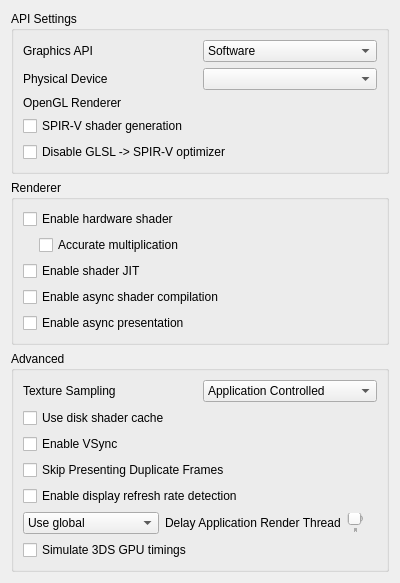
<?xml version="1.0" encoding="UTF-8"?>
<ui version="4.0">
 <class>ConfigureGraphics</class>
 <widget class="QWidget" name="ConfigureGraphics">
  <property name="geometry">
   <rect>
    <x>0</x>
    <y>0</y>
    <width>400</width>
    <height>559</height>
   </rect>
  </property>
  <property name="minimumSize">
   <size>
    <width>0</width>
    <height>0</height>
   </size>
  </property>
  <property name="accessibleName">
   <string>Graphics</string>
  </property>
  <layout class="QVBoxLayout" name="verticalLayout">
   <item>
    <widget class="QGroupBox" name="apiBox">
     <property name="title">
      <string>API Settings</string>
     </property>
     <layout class="QVBoxLayout" name="verticalLayout_3">
      <item>
       <widget class="QWidget" name="graphics_api_group" native="true">
        <layout class="QHBoxLayout" name="graphics_api_group_2">
         <property name="leftMargin">
          <number>0</number>
         </property>
         <property name="topMargin">
          <number>0</number>
         </property>
         <property name="rightMargin">
          <number>0</number>
         </property>
         <property name="bottomMargin">
          <number>0</number>
         </property>
         <item>
          <widget class="QLabel" name="graphics_api_label">
           <property name="text">
            <string>Graphics API</string>
           </property>
          </widget>
         </item>
         <item>
          <widget class="QComboBox" name="graphics_api_combo">
           <item>
            <property name="text">
             <string>Software</string>
            </property>
           </item>
           <item>
            <property name="text">
             <string notr="true">OpenGL</string>
            </property>
           </item>
           <item>
            <property name="text">
             <string notr="true">Vulkan</string>
            </property>
           </item>
          </widget>
         </item>
        </layout>
       </widget>
      </item>
      <item>
       <widget class="QWidget" name="physical_device_group" native="true">
        <layout class="QHBoxLayout" name="physical_device_group_2">
         <property name="leftMargin">
          <number>0</number>
         </property>
         <property name="topMargin">
          <number>0</number>
         </property>
         <property name="rightMargin">
          <number>0</number>
         </property>
         <property name="bottomMargin">
          <number>0</number>
         </property>
         <item>
          <widget class="QLabel" name="physical_device_label">
           <property name="text">
            <string>Physical Device</string>
           </property>
          </widget>
         </item>
         <item>
          <widget class="QComboBox" name="physical_device_combo"/>
         </item>
        </layout>
       </widget>
      </item>
      <item>
       <widget class="QWidget" name="opengl_renderer_group" native="true">
        <layout class="QHBoxLayout" name="opengl_renderer_group_2">
         <property name="leftMargin">
          <number>0</number>
         </property>
         <property name="topMargin">
          <number>0</number>
         </property>
         <property name="rightMargin">
          <number>0</number>
         </property>
         <property name="bottomMargin">
          <number>0</number>
         </property>
         <item>
          <widget class="QLabel" name="opengl_renderer_label">
           <property name="text">
            <string>OpenGL Renderer</string>
           </property>
          </widget>
         </item>
         <item>
          <widget class="QLabel" name="opengl_renderer_name_label"/>
         </item>
        </layout>
       </widget>
      </item>
      <item>
       <widget class="QCheckBox" name="spirv_shader_gen">
        <property name="text">
         <string>SPIR-V shader generation</string>
        </property>
       </widget>
      </item>
      <item>
       <widget class="QCheckBox" name="disable_spirv_optimizer">
        <property name="text">
         <string>Disable GLSL -> SPIR-V optimizer</string>
        </property>
        <property name="toolTip">
         <string>&lt;html&gt;&lt;head/&gt;&lt;body&gt;&lt;p&gt;Disables the SPIR-V optimization pass, reducing stuttering considerably while barely affecting performance.&lt;/p&gt;&lt;/body&gt;&lt;/html&gt;</string>
        </property>
       </widget>
      </item>
     </layout>
    </widget>
   </item>
   <item>
    <widget class="QGroupBox" name="rendererBox">
     <property name="title">
      <string>Renderer</string>
     </property>
     <layout class="QVBoxLayout" name="verticalLayout_6">
      <item>
       <widget class="QWidget" name="hw_renderer_group" native="true">
        <layout class="QVBoxLayout" name="verticalLayout_5">
         <property name="leftMargin">
          <number>0</number>
         </property>
         <property name="topMargin">
          <number>0</number>
         </property>
         <property name="rightMargin">
          <number>0</number>
         </property>
         <property name="bottomMargin">
          <number>0</number>
         </property>
         <item>
          <widget class="QCheckBox" name="toggle_hw_shader">
           <property name="toolTip">
            <string>&lt;html&gt;&lt;head/&gt;&lt;body&gt;&lt;p&gt;Use the selected graphics API to accelerate shader emulation.&lt;/p&gt;&lt;p&gt;Requires a relatively powerful GPU for better performance.&lt;/p&gt;&lt;/body&gt;&lt;/html&gt;</string>
           </property>
           <property name="text">
            <string>Enable hardware shader</string>
           </property>
          </widget>
         </item>
         <item>
          <widget class="QWidget" name="hw_shader_group" native="true">
           <layout class="QVBoxLayout" name="verticalLayout_7">
            <property name="leftMargin">
             <number>16</number>
            </property>
            <property name="topMargin">
             <number>0</number>
            </property>
            <property name="rightMargin">
             <number>0</number>
            </property>
            <property name="bottomMargin">
             <number>0</number>
            </property>
            <item>
             <widget class="QCheckBox" name="toggle_accurate_mul">
              <property name="toolTip">
               <string>&lt;html&gt;&lt;head/&gt;&lt;body&gt;&lt;p&gt;Correctly handle all edge cases in multiplication operation in shaders. &lt;/p&gt;&lt;p&gt;Some applications require this to be enabled for the hardware shader to render properly.&lt;/p&gt;&lt;p&gt;However this would reduce performance in most applications.&lt;/p&gt;&lt;/body&gt;&lt;/html&gt;</string>
              </property>
              <property name="text">
               <string>Accurate multiplication</string>
              </property>
             </widget>
            </item>
           </layout>
          </widget>
         </item>
        </layout>
       </widget>
      </item>
      <item>
       <widget class="QCheckBox" name="toggle_shader_jit">
        <property name="toolTip">
         <string>&lt;html&gt;&lt;head/&gt;&lt;body&gt;&lt;p&gt;Use the JIT engine instead of the interpreter for software shader emulation. &lt;/p&gt;&lt;p&gt;Enable this for better performance.&lt;/p&gt;&lt;/body&gt;&lt;/html&gt;</string>
        </property>
        <property name="text">
         <string>Enable shader JIT</string>
        </property>
       </widget>
      </item>
      <item>
       <widget class="QCheckBox" name="toggle_async_shaders">
        <property name="toolTip">
         <string>&lt;html&gt;&lt;head/&gt;&lt;body&gt;&lt;p&gt;Compile shaders using background threads to avoid shader compilation stutter. Expect temporary graphical glitches&lt;/p&gt;&lt;/body&gt;&lt;/html&gt;</string>
        </property>
        <property name="text">
         <string>Enable async shader compilation</string>
        </property>
       </widget>
      </item>
      <item>
       <widget class="QCheckBox" name="toggle_async_present">
        <property name="toolTip">
         <string>&lt;html&gt;&lt;head/&gt;&lt;body&gt;&lt;p&gt;Perform presentation on separate threads. Improves performance when using Vulkan in most applications. Adds ~1 frame of input lag.&lt;/p&gt;&lt;/body&gt;&lt;/html&gt;</string>
        </property>
        <property name="text">
         <string>Enable async presentation</string>
        </property>
       </widget>
      </item>
     </layout>
    </widget>
   </item>
   <item>
    <widget class="QGroupBox" name="groupBox">
     <property name="title">
      <string>Advanced</string>
     </property>
     <layout class="QVBoxLayout" name="verticalLayout_2">
      <item>
       <widget class="QWidget" name="widget_texture_sampling" native="true">
        <layout class="QHBoxLayout" name="horizontalLayout_2">
         <property name="leftMargin">
          <number>0</number>
         </property>
         <property name="topMargin">
          <number>0</number>
         </property>
         <property name="rightMargin">
          <number>0</number>
         </property>
         <property name="bottomMargin">
          <number>0</number>
         </property>
         <item>
          <widget class="QLabel" name="texture_sampling_label">
           <property name="toolTip">
            <string>&lt;html&gt;&lt;head/&gt;&lt;body&gt;&lt;p&gt;Overrides the sampling filter used by applications. This can be useful in certain cases with poorly behaved applications when upscaling. If unsure, set this to Application Controlled&lt;/p&gt;&lt;/body&gt;&lt;/html&gt;</string>
           </property>
           <property name="text">
            <string>Texture Sampling</string>
           </property>
          </widget>
         </item>
         <item>
          <widget class="QComboBox" name="texture_sampling_combobox">
           <item>
            <property name="text">
             <string>Application Controlled</string>
            </property>
           </item>
           <item>
            <property name="text">
             <string>Nearest Neighbor</string>
            </property>
           </item>
           <item>
            <property name="text">
             <string>Linear</string>
            </property>
           </item>
          </widget>
         </item>
        </layout>
       </widget>
      </item>
      <item>
       <widget class="QCheckBox" name="toggle_disk_shader_cache">
        <property name="toolTip">
         <string>&lt;html&gt;&lt;head/&gt;&lt;body&gt;&lt;p&gt;Reduce stuttering by storing and loading generated shaders to disk.&lt;/p&gt;&lt;/body&gt;&lt;/html&gt;</string>
        </property>
        <property name="text">
         <string>Use disk shader cache</string>
        </property>
       </widget>
      </item>
      <item>
       <widget class="QCheckBox" name="toggle_vsync">
        <property name="toolTip">
         <string>&lt;html&gt;&lt;head/&gt;&lt;body&gt;&lt;p&gt;VSync prevents the screen from tearing, but some graphics cards have lower performance with VSync enabled. Keep it enabled if you don't notice a performance difference.&lt;/p&gt;&lt;/body&gt;&lt;/html&gt;</string>
        </property>
        <property name="text">
         <string>Enable VSync</string>
        </property>
       </widget>
      </item>
      <item>
       <widget class="QCheckBox" name="toggle_skip_duplicate_frames">
        <property name="toolTip">
         <string>&lt;html&gt;&lt;head/&gt;&lt;body&gt;&lt;p&gt;This detects and skips the presentation of frames that are not unique.  It also allows external frame generation tools to work correctly with 30fps games. Works in OpenGL and Vulkan.&lt;/p&gt;&lt;/body&gt;&lt;/html&gt;</string>
        </property>
        <property name="text">
         <string>Skip Presenting Duplicate Frames</string>
        </property>
       </widget>
      </item>
      <item>
       <widget class="QCheckBox" name="toggle_display_refresh_rate_detection">
        <property name="toolTip">
         <string>&lt;html&gt;&lt;head/&gt;&lt;body&gt;&lt;p&gt;When enabled, this setting detects when the refresh rate of the screen is below that of the 3DS, and when it is, disables VSync automatically to avoid emulation speed being forced below 100%.&lt;/p&gt;&lt;/body&gt;&lt;/html&gt;</string>
        </property>
        <property name="text">
         <string>Enable display refresh rate detection</string>
        </property>
       </widget>
      </item>
      <item>
        <widget class="QWidget" name="delay_render_layout" native="true">
          <layout class="QHBoxLayout" name="delay_render_layout_inner">
            <property name="leftMargin">
              <number>0</number>
            </property>
            <property name="topMargin">
              <number>0</number>
            </property>
            <property name="rightMargin">
              <number>0</number>
            </property>
            <property name="bottomMargin">
              <number>0</number>
            </property>
            <item>
              <widget class="QComboBox" name="delay_render_combo">
                <item>
                  <property name="text">
                    <string>Use global</string>
                  </property>
                </item>
                <item>
                  <property name="text">
                    <string>Use per-application</string>
                  </property>
                </item>
              </widget>
            </item>
            <item>
              <widget class="QLabel" name="label_delay_render">
                <property name="text">
                  <string>Delay Application Render Thread</string>
                </property>
                <property name="toolTip">
                  <string>&lt;html&gt;&lt;head/&gt;&lt;body&gt;&lt;p&gt;Delays the emulated application render thread the specified amount of milliseconds every time it submits render commands to the GPU.&lt;/p&gt;&lt;p&gt;Adjust this feature in the (very few) dynamic framerate applications to fix performance issues.&lt;/p&gt;&lt;/body&gt;&lt;/html&gt;</string>
                </property>
              </widget>
            </item>
            <item>
              <widget class="QSlider" name="delay_render_slider">
                <property name="minimum">
                  <number>0</number>
                </property>
                <property name="maximum">
                  <number>65000</number>
                </property>
                <property name="singleStep">
                  <number>100</number>
                </property>
                <property name="pageStep">
                  <number>250</number>
                </property>
                <property name="value">
                  <number>0</number>
                </property>
                <property name="orientation">
                  <enum>Qt::Horizontal</enum>
                </property>
                <property name="tickPosition">
                  <enum>QSlider::TicksBelow</enum>
                </property>
              </widget>
            </item>
            <item>
              <widget class="QLabel" name="delay_render_display_label">
                <property name="text">
                  <string/>
                </property>
                <property name="alignment">
                  <set>Qt::AlignRight|Qt::AlignTrailing|Qt::AlignVCenter</set>
                </property>
              </widget>
            </item>
          </layout>
        </widget>
      </item>
     <item>
       <widget class="QCheckBox" name="simulate_3ds_gpu_timings">
        <property name="toolTip">
         <string>&lt;html&gt;&lt;head/&gt;&lt;body&gt;&lt;p&gt;Delays GPU completion events based on measurements taken from real hardware, so that games have more realistic GPU time measurements. Helps stabilize dynamic FPS games. Disabling this feature may improve performance in some rare cases at the cost of stability.&lt;/p&gt;&lt;/body&gt;&lt;/html&gt;</string>
        </property>
        <property name="text">
         <string>Simulate 3DS GPU timings</string>
        </property>
       </widget>
      </item>
     </layout>
    </widget>
   </item>
   <item>
    <spacer name="verticalSpacer">
     <property name="orientation">
      <enum>Qt::Vertical</enum>
     </property>
     <property name="sizeHint" stdset="0">
      <size>
       <width>20</width>
       <height>270</height>
      </size>
     </property>
    </spacer>
   </item>
  </layout>
 </widget>
 <tabstops>
  <tabstop>toggle_accurate_mul</tabstop>
  <tabstop>toggle_shader_jit</tabstop>
  <tabstop>toggle_disk_shader_cache</tabstop>
  <tabstop>toggle_vsync</tabstop>
 </tabstops>
 <resources/>
 <connections/>
</ui>
